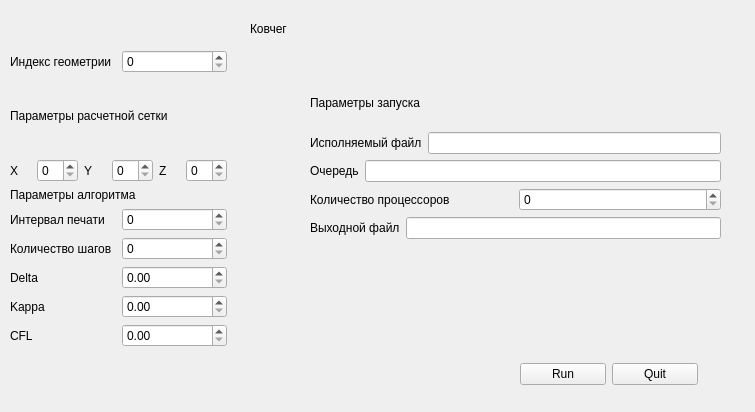
<?xml version="1.0" encoding="UTF-8"?>
<ui version="4.0">
 <class>Program</class>
 <widget class="QWidget" name="Program">
  <property name="geometry">
   <rect>
    <x>0</x>
    <y>0</y>
    <width>755</width>
    <height>412</height>
   </rect>
  </property>
  <property name="windowTitle">
   <string>Form</string>
  </property>
  <widget class="QLabel" name="label">
   <property name="geometry">
    <rect>
     <x>250</x>
     <y>20</y>
     <width>67</width>
     <height>17</height>
    </rect>
   </property>
   <property name="text">
    <string>Ковчег</string>
   </property>
  </widget>
  <widget class="QWidget" name="layoutWidget">
   <property name="geometry">
    <rect>
     <x>520</x>
     <y>360</y>
     <width>178</width>
     <height>29</height>
    </rect>
   </property>
   <layout class="QHBoxLayout" name="horizontalLayout_10">
    <item>
     <widget class="QPushButton" name="pushButtonRun">
      <property name="text">
       <string>Run</string>
      </property>
     </widget>
    </item>
    <item>
     <widget class="QPushButton" name="pushButtonQuit">
      <property name="text">
       <string>Quit</string>
      </property>
     </widget>
    </item>
   </layout>
  </widget>
  <widget class="QWidget" name="layoutWidget">
   <property name="geometry">
    <rect>
     <x>10</x>
     <y>50</y>
     <width>217</width>
     <height>297</height>
    </rect>
   </property>
   <layout class="QVBoxLayout" name="verticalLayout_5">
    <item>
     <layout class="QVBoxLayout" name="verticalLayout_4">
      <item>
       <layout class="QHBoxLayout" name="horizontalLayout_11">
        <item>
         <widget class="QLabel" name="label_2">
          <property name="text">
           <string>Индекс геометрии</string>
          </property>
         </widget>
        </item>
        <item>
         <widget class="QSpinBox" name="spinBoxIndex"/>
        </item>
       </layout>
      </item>
      <item>
       <layout class="QVBoxLayout" name="verticalLayout">
        <item>
         <widget class="QLabel" name="label_3">
          <property name="text">
           <string>Параметры расчетной сетки</string>
          </property>
         </widget>
        </item>
        <item>
         <layout class="QHBoxLayout" name="horizontalLayout_4">
          <item>
           <layout class="QHBoxLayout" name="horizontalLayout">
            <item>
             <widget class="QLabel" name="label_4">
              <property name="text">
               <string>X</string>
              </property>
             </widget>
            </item>
            <item>
             <widget class="QSpinBox" name="spinBoxX"/>
            </item>
           </layout>
          </item>
          <item>
           <layout class="QHBoxLayout" name="horizontalLayout_2">
            <item>
             <widget class="QLabel" name="label_5">
              <property name="text">
               <string>Y</string>
              </property>
             </widget>
            </item>
            <item>
             <widget class="QSpinBox" name="spinBoxY"/>
            </item>
           </layout>
          </item>
          <item>
           <layout class="QHBoxLayout" name="horizontalLayout_3">
            <item>
             <widget class="QLabel" name="label_6">
              <property name="text">
               <string>Z</string>
              </property>
             </widget>
            </item>
            <item>
             <widget class="QSpinBox" name="spinBoxZ"/>
            </item>
           </layout>
          </item>
         </layout>
        </item>
       </layout>
      </item>
     </layout>
    </item>
    <item>
     <layout class="QVBoxLayout" name="verticalLayout_3">
      <item>
       <widget class="QLabel" name="label_7">
        <property name="text">
         <string>Параметры алгоритма</string>
        </property>
       </widget>
      </item>
      <item>
       <layout class="QHBoxLayout" name="horizontalLayout_8">
        <item>
         <widget class="QLabel" name="label_8">
          <property name="text">
           <string>Интервал печати</string>
          </property>
         </widget>
        </item>
        <item>
         <widget class="QSpinBox" name="spinBoxPrint"/>
        </item>
       </layout>
      </item>
      <item>
       <layout class="QHBoxLayout" name="horizontalLayout_9">
        <item>
         <widget class="QLabel" name="label_9">
          <property name="text">
           <string>Количество шагов</string>
          </property>
         </widget>
        </item>
        <item>
         <widget class="QSpinBox" name="spinBoxStep"/>
        </item>
       </layout>
      </item>
      <item>
       <layout class="QVBoxLayout" name="verticalLayout_2">
        <item>
         <layout class="QHBoxLayout" name="horizontalLayout_5">
          <item>
           <widget class="QLabel" name="label_10">
            <property name="text">
             <string>Delta</string>
            </property>
           </widget>
          </item>
          <item>
           <widget class="QDoubleSpinBox" name="doubleSpinBoxDelta"/>
          </item>
         </layout>
        </item>
        <item>
         <layout class="QHBoxLayout" name="horizontalLayout_6">
          <item>
           <widget class="QLabel" name="label_11">
            <property name="text">
             <string>Kappa</string>
            </property>
           </widget>
          </item>
          <item>
           <widget class="QDoubleSpinBox" name="doubleSpinBoxKappa"/>
          </item>
         </layout>
        </item>
        <item>
         <layout class="QHBoxLayout" name="horizontalLayout_7">
          <item>
           <widget class="QLabel" name="label_12">
            <property name="text">
             <string>CFL</string>
            </property>
           </widget>
          </item>
          <item>
           <widget class="QDoubleSpinBox" name="doubleSpinBoxCFL"/>
          </item>
         </layout>
        </item>
       </layout>
      </item>
     </layout>
    </item>
   </layout>
  </widget>
  <widget class="QWidget" name="">
   <property name="geometry">
    <rect>
     <x>310</x>
     <y>80</y>
     <width>411</width>
     <height>159</height>
    </rect>
   </property>
   <layout class="QVBoxLayout" name="verticalLayout_6">
    <item>
     <widget class="QLabel" name="label_16">
      <property name="text">
       <string>Параметры запуска</string>
      </property>
     </widget>
    </item>
    <item>
     <layout class="QHBoxLayout" name="horizontalLayout_15">
      <item>
       <widget class="QLabel" name="label_17">
        <property name="text">
         <string>Исполняемый файл</string>
        </property>
       </widget>
      </item>
      <item>
       <widget class="QLineEdit" name="lineEditExe"/>
      </item>
     </layout>
    </item>
    <item>
     <layout class="QHBoxLayout" name="horizontalLayout_12">
      <item>
       <widget class="QLabel" name="label_13">
        <property name="text">
         <string>Очередь</string>
        </property>
       </widget>
      </item>
      <item>
       <widget class="QLineEdit" name="lineEditQueue"/>
      </item>
     </layout>
    </item>
    <item>
     <layout class="QHBoxLayout" name="horizontalLayout_13">
      <item>
       <widget class="QLabel" name="label_14">
        <property name="text">
         <string>Количество процессоров</string>
        </property>
       </widget>
      </item>
      <item>
       <widget class="QSpinBox" name="spinBoxProc"/>
      </item>
     </layout>
    </item>
    <item>
     <layout class="QHBoxLayout" name="horizontalLayout_14">
      <item>
       <widget class="QLabel" name="label_15">
        <property name="text">
         <string>Выходной файл</string>
        </property>
       </widget>
      </item>
      <item>
       <widget class="QLineEdit" name="lineEditFile"/>
      </item>
     </layout>
    </item>
   </layout>
  </widget>
 </widget>
 <resources/>
 <connections/>
</ui>
